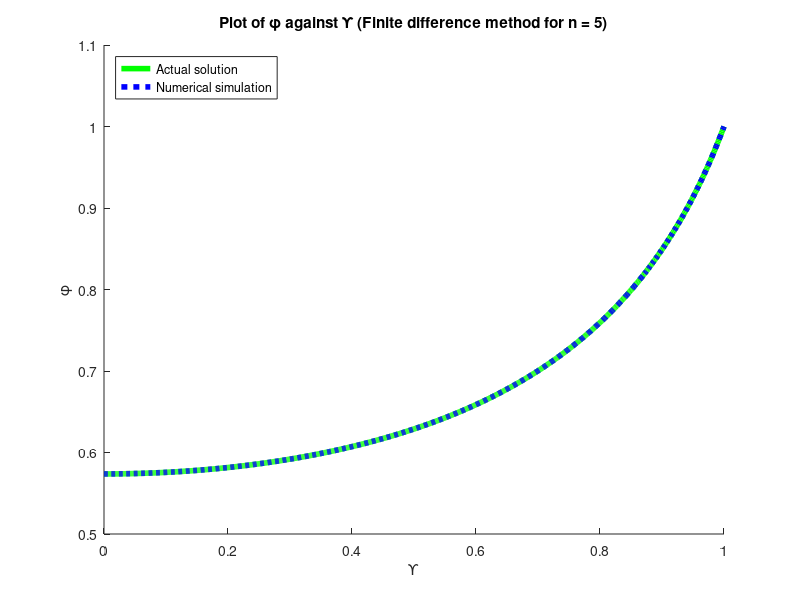

This figure's MATLAB source:
clear
tic
P = 4.31^2; % Thiele modulus ^ 2
n = 5; % Order of reaction
alpha = 0.9; % Relaxation factor

r = linspace(0,1,1001)';
step = r(2) - r(1);

profile = r.^2; % Initial profile

% Create const matrix A (without first and last phi rows)
a1 = 1./step;
a2 = a1.^2;
[m,p] = size(r);
A = zeros(m-2,m-2);
b = zeros(m-2,1);

for i = 2:length(A)-1
    A(i,i-1) = a2  - a1./r(i+1);
    A(i,i) = -2.*a2;
    A(i,i+1) = a2  + a1./r(i+1);
end

% Enforce the first boundary condition (dphi/dr = 0 when r = 0)
A(1,1) = -2.*a2./3 - 4.*a1/(3.*r(2));
A(1,2) = -1 .* A(1,1);

% Enforce the second boundary condition (phi = 1 when r = 1)
A(end,end-1) = a2 - a1./r(end-1);
A(end,end) = -2.*a2;

% b value for the last eq.
b(end,1) = -1*(a2 + a1./r(end-1));

for i = 1:1500
    % Store old values
    old_profile = profile;
    
    % Add non-linear part to diagonal
    A1 = A - diag(P*(old_profile(2:end-1,1).^(n-1)));
    
    % norm0 = ||A*x0 - b||
    norm0 = norm(A1*profile(2:end-1,1) - b);
    
    % new_profile = A\b
    guess_profile = A1\b;
    
    % Update profile using weighted sum of old and new values
    profile(2:end-1,1) = alpha.*old_profile(2:end-1,1) + (1-alpha).*guess_profile;
    
    % Enforce the first boundary condition (dphi/dr = 0 when r = 0)
    profile(1,1) = (4.*profile(2) - profile(3))./3;
    
    % Enforce the second boundary condition (phi = 1 when r = 1)
    profile(end,1) = 1;
    
    % norm1 = ||phi_new - phi_old||/||phi_old||
    norm1 = norm(profile - old_profile)/norm(old_profile);
    
    if min(norm0,norm1) < 1e-8
        disp(i-1); % The solution already converged in the previous iteration.
        disp(min(norm0,norm1));
        break
    end
end

if n == 1
    profile_actual = sinh(sqrt(P)*r)./(r.*sinh(sqrt(P)) + 1e-40);
    profile_actual(1,1) = (4.*profile_actual(2) - profile_actual(3))./3;
end

if n == 5
    profile_actual = sqrt(2)*(1 + r.^2 + (sqrt(1 + (4/3)*P)*(1 - r.^2))).^(-1/2);
end

hold on
if n == 1 || n == 5
    plot(r,profile_actual,'g-','LineWidth',4)
end
plot(r,profile,'b:','LineWidth',4)
legend('Actual solution','Numerical simulation','Location','northwest')
xlabel('\Upsilon')
ylabel('\phi')
title(['Plot of \phi against \Upsilon (Finite difference method for n = ', num2str(n), ')'])
toc
